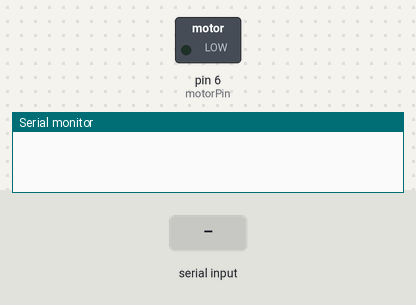
Bench run of a sketch on a simulated Arduino Uno, built with avr-gcc and run on an emulated ATmega328P. On the bench: switched loads named in the sketch (green lamp = pin HIGH), the last lines printed to the serial monitor. The test bench sets the inputs (shaded band).

Above: at 1.2 s.
1.3 s: "90,45\n" received over Serial
At 2.1 s:
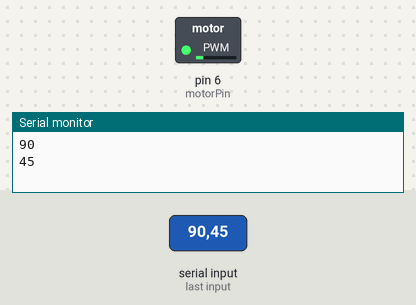
3.8 s: "30,150\n" received over Serial
At 4.4 s:
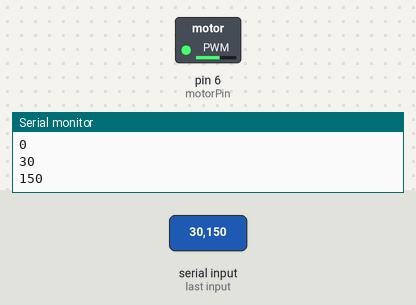
6.3 s: "200\n" received over Serial
At 7.1 s:
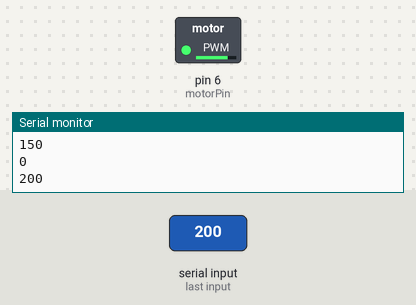
Timing chart, 0 to 9.3 s (numbered marks = the images above; inputs shaded):
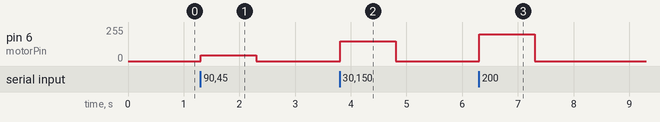

Measured:
- after the input at 1.3 s, pin 6 (motorPin): 0/255 → 45/255 at once, → 0/255 1.0 s later
- after the input at 3.8 s, pin 6 (motorPin): 0/255 → 150/255 at once, → 0/255 1.0 s later
- after the input at 6.3 s, pin 6 (motorPin): 0/255 → 200/255 at once, → 0/255 1.0 s later

The sketch:

sketch_aug10a.ino
```cpp
int potPin = A0;
int motorPin = 6;
int potValue = 20;
int motorValue = 20;
void setup() {
 Serial.begin(9600);
}
void loop() {

// send data only when you receive data:
        if (Serial.available() > 0) {
                // read the incoming byte:
                motorValue = Serial.parseInt();

                // say what you got:

                Serial.println(motorValue);

 analogWrite(motorPin, motorValue);
        }
}
```
